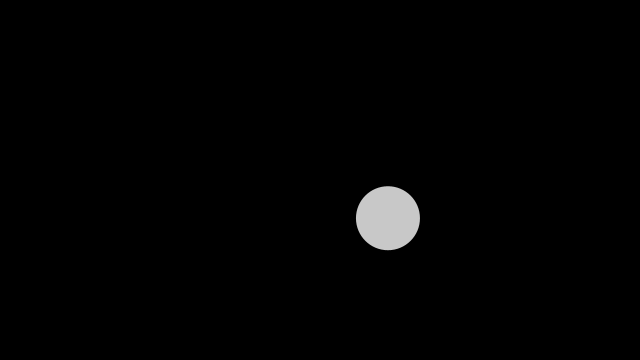
Frame 1 (no input)
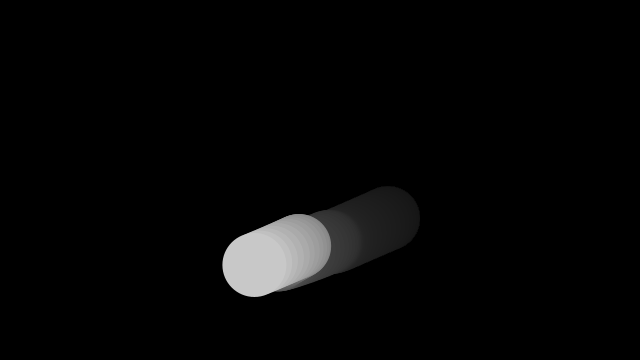
Frame 60 (the mouse pressed at the canvas centre just before this capture)
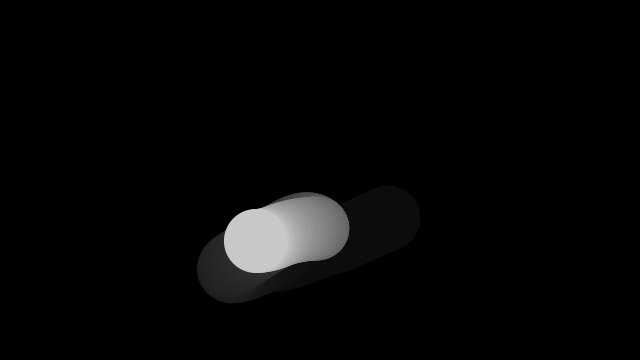
Frame 120 (the mouse held since frame 60 and released just before this capture)

The Processing sketch that drew these frames (run headless with seeded random() and noise(); from frame 60 on, the mouse is pressed at the canvas centre):

// Processing sketch: A2_5
// ── A2_5.pde
/*
  2x1D Perlin noise
    Sample text
    
    A 2-dimentional version of: https://processing.org/examples/noise1d.html 
    Copyright 2022 Jakub Stachurski and Jules Verhagen 
*/

// -- GLOBALS 
// ---- Source: https://processing.org/examples/noise1d.html 
float xoff = 0.0;
float xincrement = 0.01; 
// ---- End 
float yoff = 0.0; 
float yincrement = 0.01; 



// -- INIT 
void setup(){
  // ---- Source: https://processing.org/examples/noise1d.html 
  size(640, 360);
  background(0);
  noStroke();
  // ---- End
}


// -- Every Frame
void draw(){
  // ---- Source: https://processing.org/examples/noise1d.html 
  // Create an alpha blended background
  fill(0, 10);
  rect(0,0,width,height);
  
  //float n = random(0,width);  // Try this line instead of noise
  
  // Get a noise value based on xoff and yoff and scale it according to the window's width
  // Following two perpedicular lines on the 2d perlin noise map to make n and o independent 
  
  // OLD: float n = noise(xoff)*width;
  float n = noise(xoff,yoff)*width;
  float o = noise(yoff,xoff)*height;  // Using 2d perlin noise and going along 
  // With each cycle, increment xoff
  xoff += xincrement;
  
  // Draw the ellipse at the value produced by perlin noise
  fill(200);
  //OLD: ellipse(n,height/2, 64, 64);
  ellipse(n,o, 64, 64);
  // ---- End 
}
